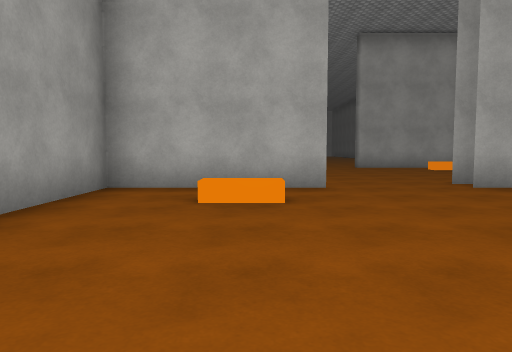
[1] (above)

16 first-person views from a walk through a 3-D level made in the Unity game engine. The camera is 1.2 m above the floor, tilts 4° down and sees 70° across. The floor is counted in squares, 2 m on a side. Each view is taken from the middle of a square. On the plan, view 1 faces up. The plan holds only what a view shows up to about 10 squares ahead; the rest is blank. The place goes on beyond the plan. The player character is not drawn. Surface patterns are stand-ins for the level's own textures.

[2]
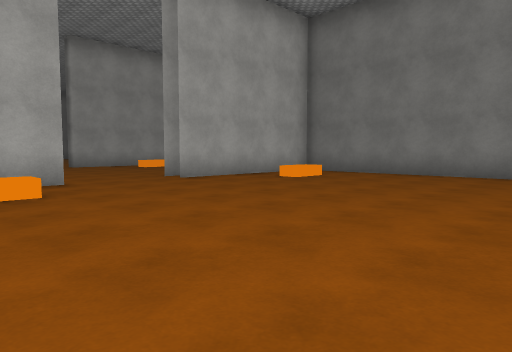

[3]
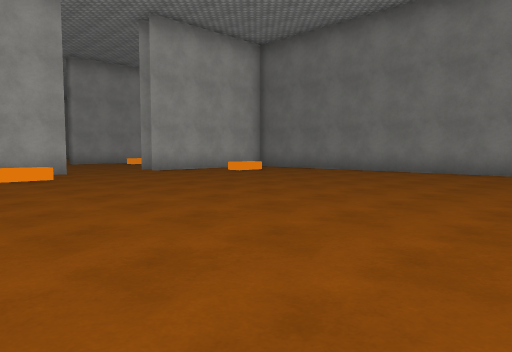

[4]
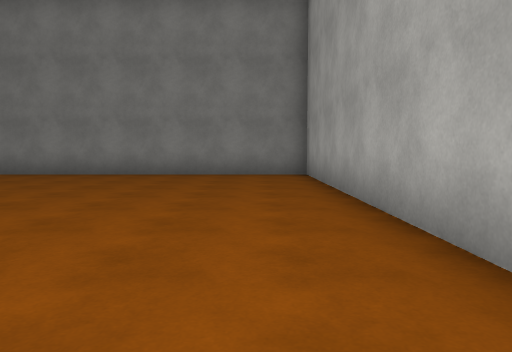

[5]
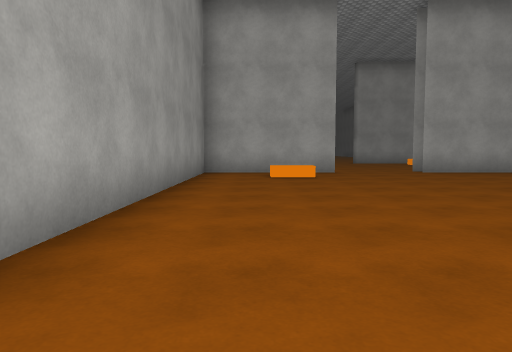

[6]
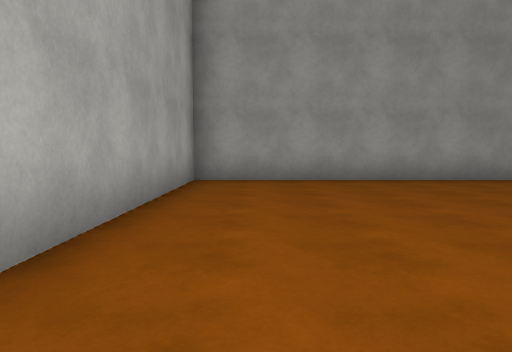

[7]
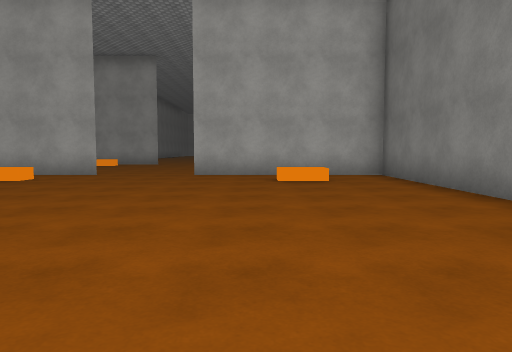

[8]
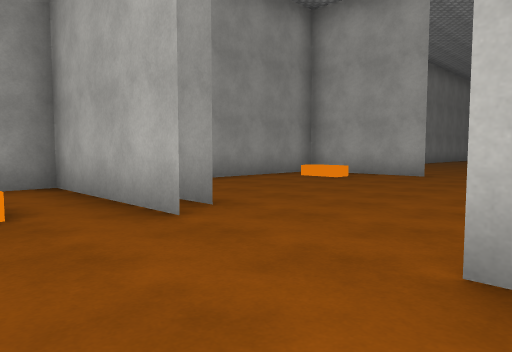

[9]
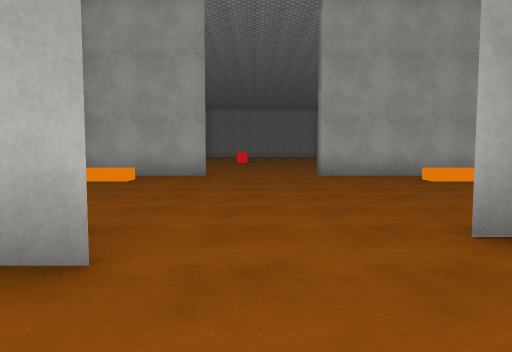

[10]
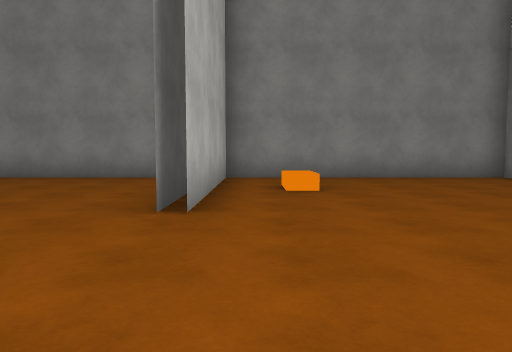

[11]
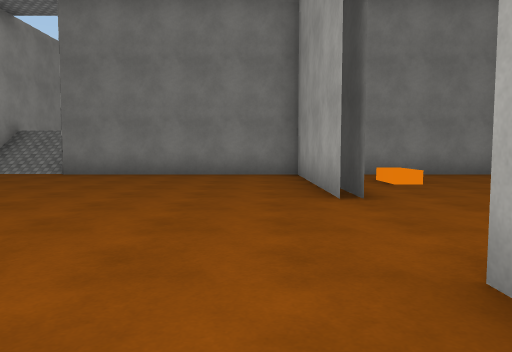

[12]
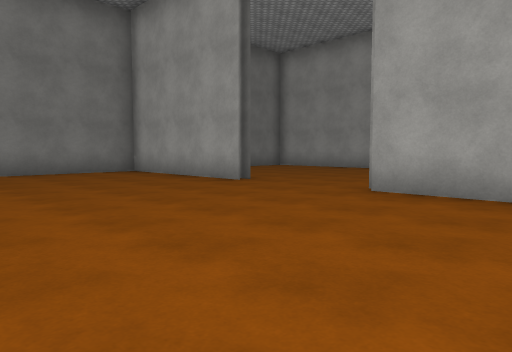

[13]
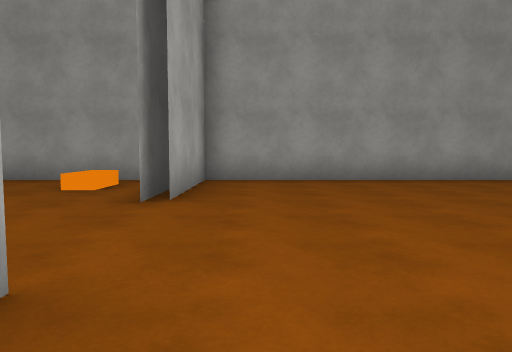

[14]
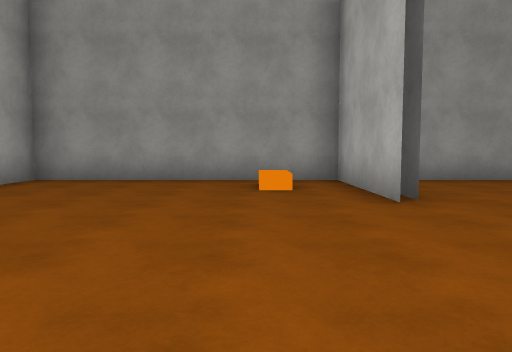

[15]
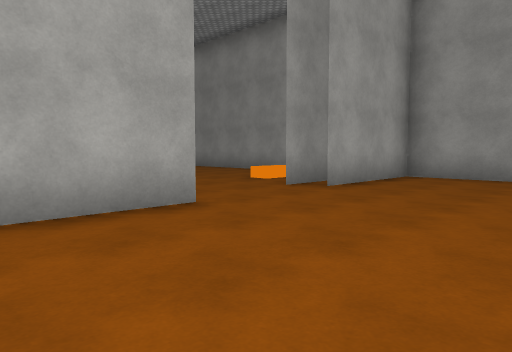

[16]
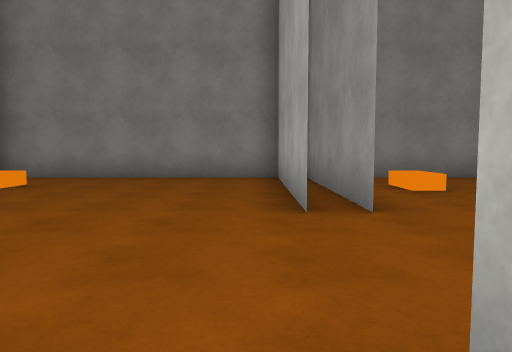

### Floor plan
Points are (right, up) in squares from view 1. A wall is a line through its corners. A room is listed if a view was taken in it or the views show most of it. See-through windows are left out.
Room 1 (views 1, 2, 3, 4, 5, 6, 7, 8, 9)
walls: (1.2, 5.9) (-2.5, 5.9); (0.9, 6.5) (0.1, 6.5); (4, 6.5) (3.5, 6.5); (-2.4, 6.1) (-2.4, -5.3) (8.1, -5.3) (8.1, 6.1); (8.1, 5.9) (3.5, 5.9)
ways out: opening at (2.5, 6) to room 2
objects: orange block (0, 4); orange block (6, 4)
Room 2 (views 10, 11, 12, 13, 14, 15, 16)
walls: (-0.6, 12.7) (0.9, 12.7) (-2.4, 12.7); (5.1, 13) (3.5, 13) (8.1, 13); (-2.4, 13) (0.6, 13) (0, 13); (3.4, 6.5) (8.1, 6.5); (8, 12.7) (3.5, 12.7) (4.9, 12.7); (3.5, 5.9) (8, 5.9); (-0.2, 5.9) (1.2, 5.9); (-2.5, 6.5) (0.9, 6.5); (-2.4, 18.5) (-2.4, 6.1); (8.1, 6.1) (8.1, 18.5)
ways out: opening at (2.5, 6) to room 1
objects: orange block (-1, 11); orange block (6, 11)

Positions as (right, up) in squares from view 1, and headings:
1: (0, 0), facing up
2: (-1, -1), facing up-right
3: (-2, -4), facing up-right
4: (-1, -4), facing right
5: (-1, -4), facing up
6: (5, -4), facing left
7: (5, -3), facing up
8: (4, 4), facing up-left
9: (2, 4), facing up
10: (0, 12), facing right
11: (-1, 14), facing right
12: (-2, 18), facing down-right
13: (5, 14), facing left
14: (5, 11), facing left
15: (6, 10), facing down-left
16: (0, 7), facing right
